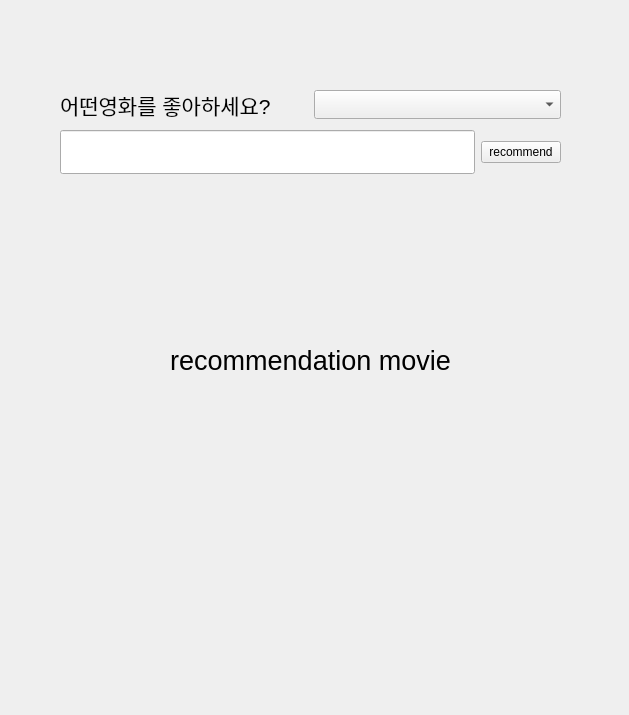
<?xml version="1.0" encoding="UTF-8"?>
<ui version="4.0">
 <class>Form</class>
 <widget class="QWidget" name="Form">
  <property name="geometry">
   <rect>
    <x>0</x>
    <y>0</y>
    <width>629</width>
    <height>715</height>
   </rect>
  </property>
  <property name="windowTitle">
   <string>Form</string>
  </property>
  <widget class="QWidget" name="">
   <property name="geometry">
    <rect>
     <x>60</x>
     <y>130</y>
     <width>501</width>
     <height>411</height>
    </rect>
   </property>
   <layout class="QVBoxLayout" name="verticalLayout" stretch="1,9">
    <item>
     <layout class="QHBoxLayout" name="horizontalLayout">
      <item>
       <widget class="QLineEdit" name="le_keyword">
        <property name="font">
         <font>
          <pointsize>24</pointsize>
         </font>
        </property>
        <property name="text">
         <string/>
        </property>
        <property name="clearButtonEnabled">
         <bool>false</bool>
        </property>
       </widget>
      </item>
      <item>
       <widget class="QPushButton" name="btn_recommend">
        <property name="text">
         <string>recommend</string>
        </property>
       </widget>
      </item>
     </layout>
    </item>
    <item>
     <widget class="QLabel" name="lbl_recommend">
      <property name="font">
       <font>
        <pointsize>20</pointsize>
       </font>
      </property>
      <property name="text">
       <string>recommendation movie</string>
      </property>
      <property name="alignment">
       <set>Qt::AlignCenter</set>
      </property>
     </widget>
    </item>
   </layout>
  </widget>
  <widget class="QWidget" name="">
   <property name="geometry">
    <rect>
     <x>60</x>
     <y>90</y>
     <width>501</width>
     <height>29</height>
    </rect>
   </property>
   <layout class="QHBoxLayout" name="horizontalLayout_2">
    <item>
     <widget class="QLabel" name="label">
      <property name="font">
       <font>
        <pointsize>16</pointsize>
       </font>
      </property>
      <property name="text">
       <string>어떤영화를 좋아하세요?</string>
      </property>
     </widget>
    </item>
    <item>
     <widget class="QComboBox" name="cmb_titles">
      <property name="font">
       <font>
        <pointsize>16</pointsize>
       </font>
      </property>
     </widget>
    </item>
   </layout>
  </widget>
 </widget>
 <resources/>
 <connections/>
</ui>
